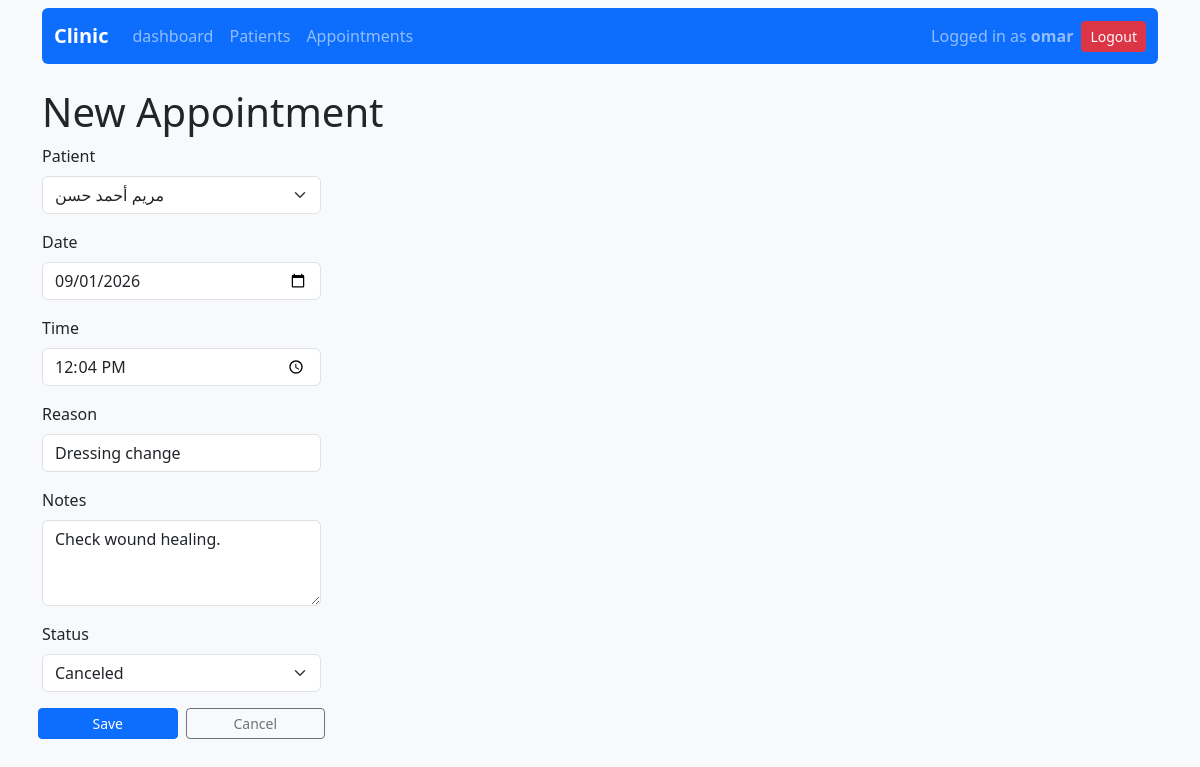
Screenshot of /appointments/3/edit/ (signed in) with the database file from the repository.
### appointments/models.py (models this page shows, shortened)
class Appointment(models.Model):
    class Status(models.TextChoices):
        SCHEDULED = 'scheduled', 'Scheduled'
        COMPLETED = 'completed', 'Completed'
        CANCELED = 'canceled', 'Canceled'
    patient = models.ForeignKey(Patient, on_delete=models.CASCADE, related_name='appointments')
    date = models.DateField()
    time = models.TimeField()
    reason = models.CharField(max_length=255)
    notes = models.TextField(blank=True)
    status = models.CharField(max_length=20, choices=Status.choices, default=Status.SCHEDULED)

### appointments/views.py (the view)
# urls.py: path('<int:appointment_id>/edit/', views.edit_appointment, name='edit_appointment'),
@login_required
def edit_appointment(request, appointment_id):
    appointment = get_object_or_404(Appointment, id=appointment_id)
    if request.method == 'POST':
        form = AppointmentForm(request.POST, instance=appointment)
        if form.is_valid():
            form.save()
            return redirect('appointment_details', appointment_id=appointment.id)
    else:
        form = AppointmentForm(instance=appointment)
    return render(request, 'appointment_form.html', {'form': form})

### appointments/forms.py
class AppointmentForm(forms.ModelForm):
     class Meta:
         model = Appointment
         fields = '__all__'
         widgets = {
            'patient': forms.Select(attrs={'class': 'form-select mb-3'}),
            'date': forms.DateInput(attrs={'type': 'date', 'class': 'form-control mb-3'}),
            'time': forms.TimeInput(attrs={'type': 'time', 'class': 'form-control mb-3'}),
            'reason': forms.TextInput(attrs={'class': 'form-control mb-3'}),
            'notes': forms.Textarea(attrs={'class': 'form-control mb-3', 'rows': 3}),
            'status': forms.Select(attrs={'class': 'form-select mb-3'}),
         }

### patients/models.py (called while the page is built)
    def __str__(self):
        return self.name

### appointments/templates/appointment_form.html (shortened to what this page needs)
{% extends 'base.html' %}
{% block content %}
    <h1>New Appointment</h1>
    <form class="w-25" method="post" novalidate>
       {% for field in form %}
            <div class="form-group">
                <label class="form-label" for="{{ field.id_for_label }}">{{ field.label }}</label>
                {{ field }}
            </div>
        {% endfor %}
        <div class="row gx-2">
            <button class="btn btn-primary btn-sm col me-1" type="submit">Save</button>
            <a class="btn btn-outline-secondary btn-sm col ms-1" href="{% url 'appointment_list' %}">Cancel</a>
        </div>
    </form>
{% endblock %}

### templates/base.html (shortened to what this page needs)
<!DOCTYPE html>
<html>
<head>
    <link href="https://cdn.jsdelivr.net/npm/bootstrap@5.3.8/dist/css/bootstrap.min.css" rel="stylesheet">
    <link rel="stylesheet" href="https://cdn.jsdelivr.net/npm/bootstrap-icons@1.13.1/font/bootstrap-icons.min.css">
</head>
<body class="bg-light">
    <div class="container pt-2">
        <nav class="navbar navbar-expand-lg navbar-dark bg-primary rounded">
            <div class="container-fluid">
            <a class="navbar-brand fw-bold" href="{% url 'dashboard' %}">Clinic</a>
            <div class="collapse navbar-collapse" id="navbar">
                <ul class="navbar-nav me-auto mb-2 mb-lg-0">
                    <li class="nav-item">
                        <a class="nav-link {% if request.resolver_match.url_name == 'dashboard' %}active{% endif %}" aria-current="page" href="{% url 'dashboard' %}">dashboard</a>
                    </li>
                    <li class="nav-item">
                        <a class="nav-link {% if request.resolver_match.url_name == 'patient_list' %}active{% endif %}" href="{% url 'patient_list' %}">Patients</a>
                    </li>
                    <li class="nav-item">
                        <a class="nav-link {% if request.resolver_match.url_name == 'appointment_list' %}active{% endif %}" href="{% url 'appointment_list' %}">Appointments</a>
                    </li>
                </ul>
            </div>
            <div class="ms-auto">
            {% if user.is_authenticated %}
                <form method="post" action="{% url 'logout' %}" class="d-inline">
                    <div class="d-flex align-items-center">
                        <span class="navbar-text me-2">
                            Logged in as <strong>{{ user.username }}</strong>
                        </span>
                        <button type="submit" class="btn btn-danger btn-sm">
                            Logout
                        </button>
                    </div>
                </form>
            {% endif %}
            </div>
        </div>
    </nav>
    <main class="mt-4">
        {% block content %}
        {% endblock %}
    </main>
</div>
</body>
</html>

### rows the page displays
Appointment: form "مريم أحمد حسن" "09/01/2026" "12:04:00" "Dressing change" "Check wound healing." "Canceled"

### other values shown
{{ user.username }} "omar"
{{ field.label }} "Patient" "Date" "Time" "Reason" "Notes" "Status"
